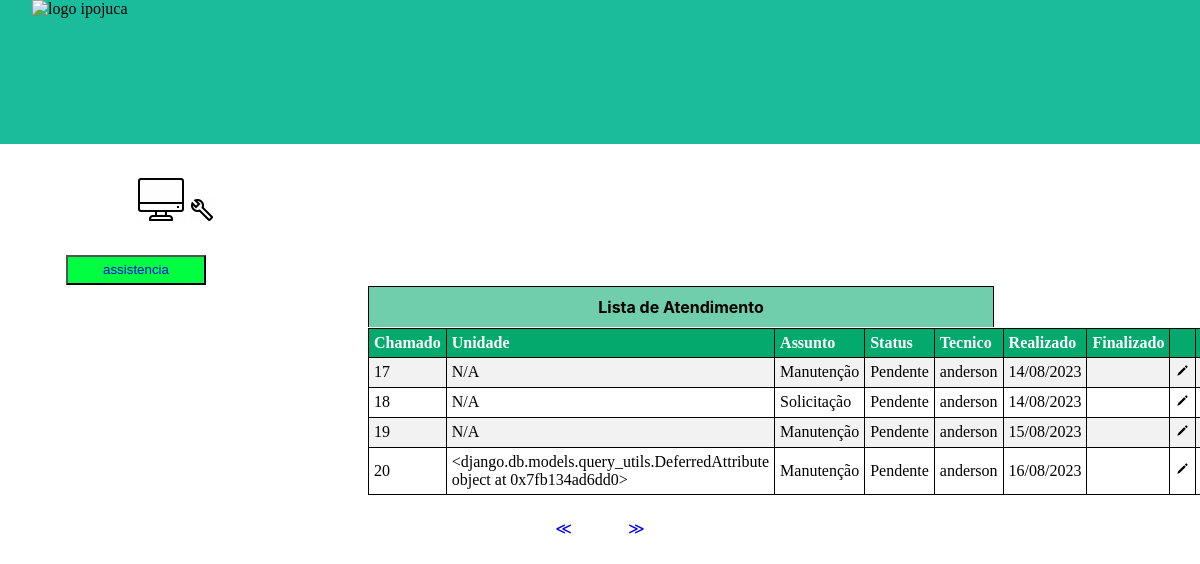
Page /chamado/adm/?page=5 (signed in) on the committed database.
### chamado/models.py (models this page shows, shortened)
class Chamado(models.Model):
    tipo = models.CharField(max_length=15)
    localpro = models.CharField(max_length=30)
    demanda = models.CharField(max_length=300)
    usuario = models.ForeignKey(Usuario, on_delete=models.DO_NOTHING)
    tecnico = models.ForeignKey(Usuarioa, on_delete=models.DO_NOTHING, default=1)
    data_cadastro = models.DateTimeField(default= datetime.today)
    data_finalizado = models.DateField(null=True, blank=True)
    status = models.CharField(max_length=40, default='Pendente')
    unidade = models.CharField(max_length=65, default='N/A')
    solucao = models.CharField(max_length=399, default='N/A')

### logadm/models.py (models this page shows)
class Usuarioa(models.Model):
    nome = models.CharField(max_length=30)
    matricula = models.CharField(max_length= 30)
    senha = models.CharField(max_length=64)
    def __str__(self) -> str:
        return self.nome

### chamado/views.py (the view)
# urls.py: path('adm/', views.adm, name = 'adm'),
def adm(request):
    if request.session.get('usuario'):
        usuario = Usuarioa.objects.get(id = request.session['usuario'])
        chamados = Chamado.objects.filter(tecnico=usuario)
        paginator = Paginator(chamados, 4)
        page_num = request.GET.get('page')
        page = paginator.get_page(page_num)
        return render(request, 'html/hoadm.html', {'page':page, 'usuario':usuario})
    else:
        return redirect('/logadm/adm')

### chamado/templates/html/hoadm.html (shortened to what this page needs)
{% load static %}
<!DOCTYPE html>
<html lang="pt-br">
<head>
    <link rel="stylesheet" href="{% static 'css/hoadm.css' %}">
</head>
<body>
    <div class="divim">
        <img class="imglog" src="https://www.ipojuca.pe.gov.br/wp-content/uploads/2021/03/loader-pmi.png" alt="logo ipojuca">
        </div>
       <img class="imgpc" src="{% static 'img/pc.gif' %}" alt="https://icons8.com.br/icons/set/pc">
        <img class="imgchave"  src="{% static 'img/inclesa.gif' %}" alt="https://icons8.com.br/icons/set/chave-inglesa">
        <button class="botach" type="submit"> <a style="text-decoration: none" href="{% url 'cadastro' %}">assistencia</a></button>
        <div class="divname">Lista de Atendimento</div>
        <table id="tabela">
            <tr>
              <th style="width: 10%;"> <span>Chamado</span></th>
              <th><span>Unidade</span></th>
              <th style="width: 30%;"><span>Assunto</span></th>
              <th style="width: 15%;"><span>Status</span></th>
              <th><span>Tecnico</span></th>
              <th><span>Realizado</span></th>
              <th><span>Finalizado</span></th>
              <th></th>
              <th></th>
            </tr>
            {% for chamado in page.object_list %}
            <tr >
              <td >{{ chamado.id }}</td>
              <td>{{chamado.unidade}}</td>
              <td>{{ chamado.tipo }}</td>
              <td>{{ chamado.status }}</td>
              <td>{{ chamado.tecnico }}</td>
              <td>{{chamado.data_cadastro|date:"d/m/Y"}}</td>
              <td>{{chamado.data_finalizado|date:"d/m/Y"}}</td>
              <td>
              <a href="{% url 'admcad' id_chamado=chamado.id %}">
                <img src="{% static 'img/lapiz.png' %}" alt="https://icons8.com.br">
              </a>
            </td>
            <td >
            </td>
            </tr>
            {% endfor %}
        </table>
        <div class="pagina">
          {% if page.has_previous %}
            <a href="{% url 'adm' %}?page={{ page.previous_page_number }}">&#8810;&#8195; &#8195; </a>
          {% endif %}
          {% if page.has_next %}
            <a href="{% url 'adm' %}?page={{ page.next_page_number }}">&#8195; &#8811;</a>
          {% endif %}
        </div>
</body>
</html>

### static/css/hoadm.css (style rules this page uses)
body, html { margin: 0; padding: 0; width: 100%; height: 100%; overflow: hidden; }
a { text-decoration: none; }
.pagina { display: flex; justify-content: center; margin-top: 13vh; }
.divim { background: #1abc9c; width: 100%; height: 18vh; flex-shrink: 0; }
.imglog { width: 120px; height: 123px; flex-shrink: 0; position: relative; top: 0vh; right: -4vh; }
.imgpc { position: relative; top: 30px; right: -17vh; }
.imgchave { position: relative; top: 28px; right: -17vh; }
.botach { background: rgb(0, 255, 64); color: #fff; width: 140px; height: 30px; position: relative; top: 10%; right: 2vh; }
.divname { background-color: #04aa6d91; width: 52%; height: 5vh; flex-shrink: 0; position: relative; top: 9.88vh; right: -46vh; font-family: 'Inter' ; font-weight: bold; display: flex; align-items: center; justify-content: center; border: 1px solid black; border-bottom: none; }
span { color: #fff; }
tr:nth-child(even) { background: #f2f2f2; }
td { border: 1px solid; padding: 5px; }
th { padding-top: 8px; padding-bottom: 8px; text-align: left; background-color: #04AA6D; color: black; padding: 5px; border-bottom: 1px solid; border: 1px solid; }
table { width: 52.18%; border: 1px solid; border-collapse: collapse;position: relative; top: 10%; right: -46vh; border-top: none; }

### rows in the picture
Chamado: id "17", unidade "N/A", tipo "Manutenção", status "Pendente", tecnico "anderson", data_cadastro "14/08/2023"
Chamado: id "18", unidade "N/A", tipo "Solicitação", status "Pendente", tecnico "anderson", data_cadastro "14/08/2023"
Chamado: id "19", unidade "N/A", tipo "Manutenção", status "Pendente", tecnico "anderson", data_cadastro "15/08/2023"
Chamado: id "20", unidade "<django.db.models.query_utils.DeferredAttribute object at 0x7fb134ad6dd0>", tipo "Manutenção", status "Pendente", tecnico "anderson", data_cadastro "16/08/2023"
